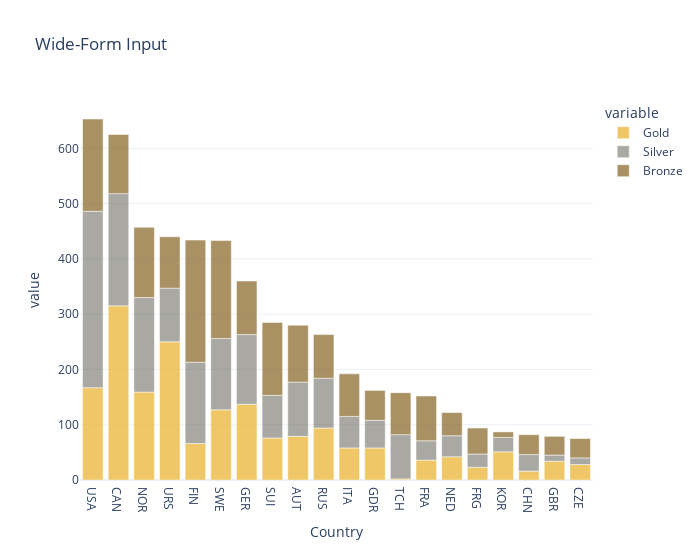

Notebook cell for this chart:
### Code cell
fig = px.bar(wide_data, x="Country", y=["Gold", "Silver", "Bronze"], title="Wide-Form Input",color_discrete_sequence=['rgba(235,185,66,0.8)','rgba(112,110,100,0.6)','rgba(148,118,62,0.8)'])
fig.update_layout(width=700, height=560,template = 'plotly_white')
fig.show()
fig.write_html("test.html")

### Figure 1 — Plotly figure (JSON) as saved in the notebook; plotly's stock layout.template omitted (floating-point values rounded to 4 significant figures)
{"data": [{"alignmentgroup": "True", "hovertemplate": "variable=Gold<br>Country=%{x}<br>value=%{y}<extra></extra>", "legendgroup": "Gold", "marker": {"color": "rgba(235,185,66,0.8)"}, "name": "Gold", "offsetgroup": "Gold", "orientation": "v", "showlegend": true, "textposition": "auto", "type": "bar", "x": ["USA", "CAN", "NOR", "URS", "FIN", "SWE", "GER", "SUI", "AUT", "RUS", "ITA", "GDR", "TCH", "FRA", "NED", "FRG", "KOR", "CHN", "GBR", "CZE"], "xaxis": "x", "y": [167, 315, 159, 250, 66, 127, 137, 76, 79, 94, 58, 58, 2, 36, 42, 23, 51, 16, 34, 28], "yaxis": "y"}, {"alignmentgroup": "True", "hovertemplate": "variable=Silver<br>Country=%{x}<br>value=%{y}<extra></extra>", "legendgroup": "Silver", "marker": {"color": "rgba(112,110,100,0.6)"}, "name": "Silver", "offsetgroup": "Silver", "orientation": "v", "showlegend": true, "textposition": "auto", "type": "bar", "x": ["USA", "CAN", "NOR", "URS", "FIN", "SWE", "GER", "SUI", "AUT", "RUS", "ITA", "GDR", "TCH", "FRA", "NED", "FRG", "KOR", "CHN", "GBR", "CZE"], "xaxis": "x", "y": [319, 203, 171, 97, 147, 129, 126, 77, 98, 90, 57, 50, 80, 35, 38, 24, 26, 30, 11, 12], "yaxis": "y"}, {"alignmentgroup": "True", "hovertemplate": "variable=Bronze<br>Country=%{x}<br>value=%{y}<extra></extra>", "legendgroup": "Bronze", "marker": {"color": "rgba(148,118,62,0.8)"}, "name": "Bronze", "offsetgroup": "Bronze", "orientation": "v", "showlegend": true, "textposition": "auto", "type": "bar", "x": ["USA", "CAN", "NOR", "URS", "FIN", "SWE", "GER", "SUI", "AUT", "RUS", "ITA", "GDR", "TCH", "FRA", "NED", "FRG", "KOR", "CHN", "GBR", "CZE"], "xaxis": "x", "y": [167, 107, 127, 93, 221, 177, 97, 132, 103, 79, 77, 54, 76, 81, 42, 47, 10, 36, 34, 35], "yaxis": "y"}], "layout": {"barmode": "relative", "height": 560, "legend": {"title": {"text": "variable"}, "tracegroupgap": 0}, "title": {"text": "Wide-Form Input"}, "width": 700, "xaxis": {"anchor": "y", "domain": [0, 1], "title": {"text": "Country"}}, "yaxis": {"anchor": "x", "domain": [0, 1], "title": {"text": "value"}}}}
